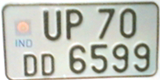
#> input picture Object Detection/Training/2020-04-03-22.37.01_frame_1.tiff, 160 x 80 px, found by its file name
$ python objdt.py
#> lines starting #> are read from the running program, lines starting #| are printed output that depends on the picture
import cv2
import numpy as np

detector = cv2.xfeatures2d.SIFT_create()
FLANN_INDEX_KDTREE = 0
flannParam = dict(algotithm = FLANN_INDEX_KDTREE, tree = 5)
flann = cv2.FlannBasedMatcher(flannParam, {})

trainImg = cv2.imread("C:/Users/Harshid/Desktop/Object Detection/Training/2020-04-03-22.37.01_frame_1.tiff", 0)
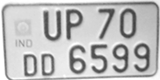
#> trainImg: shape (80, 160); min 62, max 255, mean 190.6
#> (the run stopped early here; a loop or call above may not have finished)

$ run again, with Object Detection/Training/2020-04-03-22.36.13_frame_1.tiff copied over Object Detection/Training/2020-04-03-22.37.01_frame_1.tiff
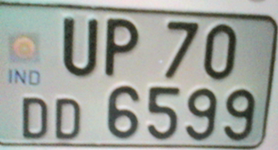
#> input picture Object Detection/Training/2020-04-03-22.36.13_frame_1.tiff, 278 x 150 px, found by its file name
#> `trainImg = cv2.imread("C:/Users/Harshid/Desktop/Object Detection/Train..`:
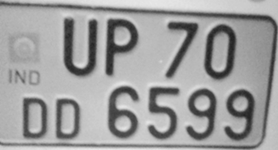
#> trainImg: shape (150, 278); min 35, max 232, mean 157.8
